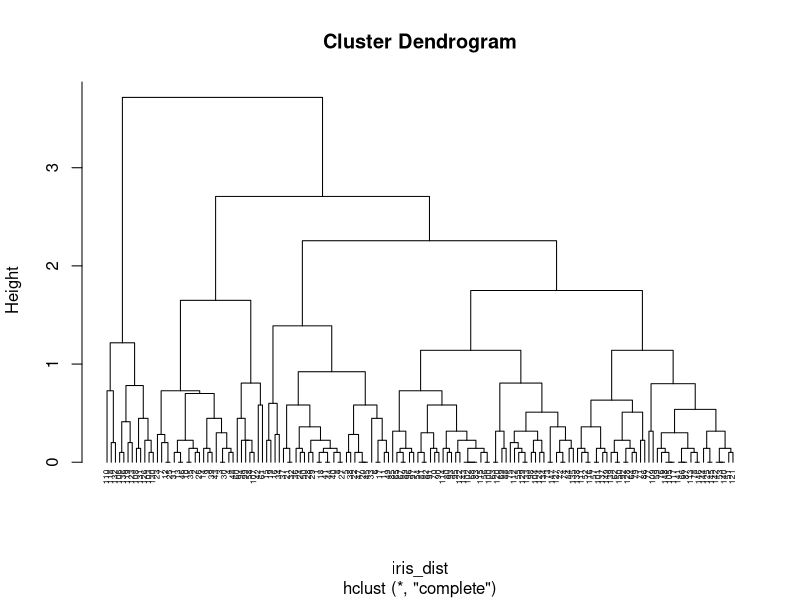
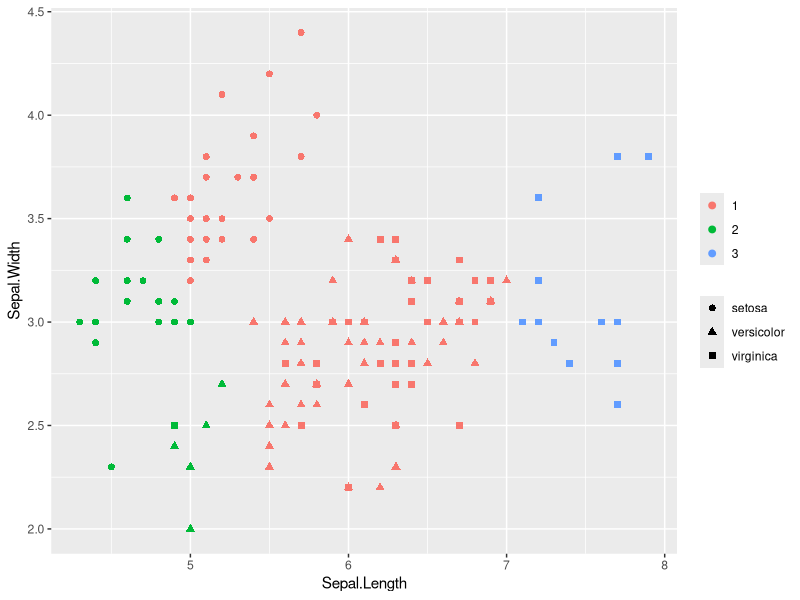
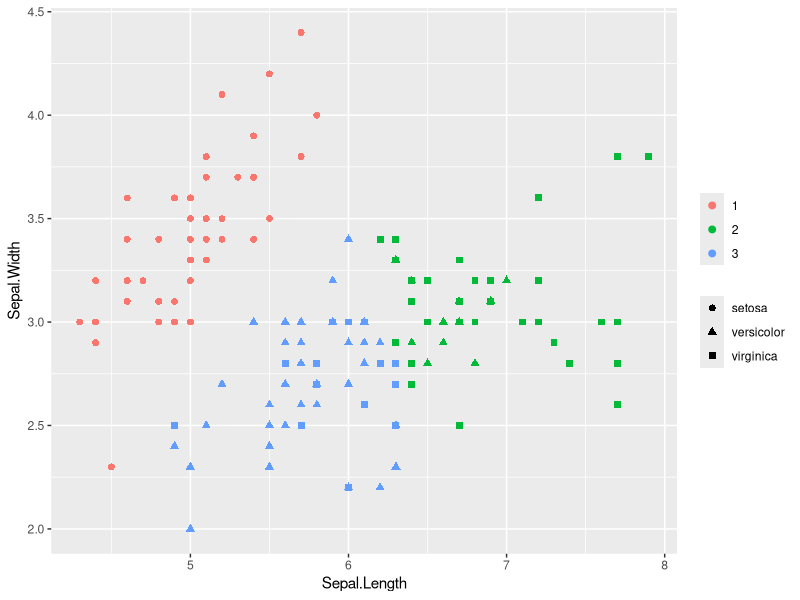
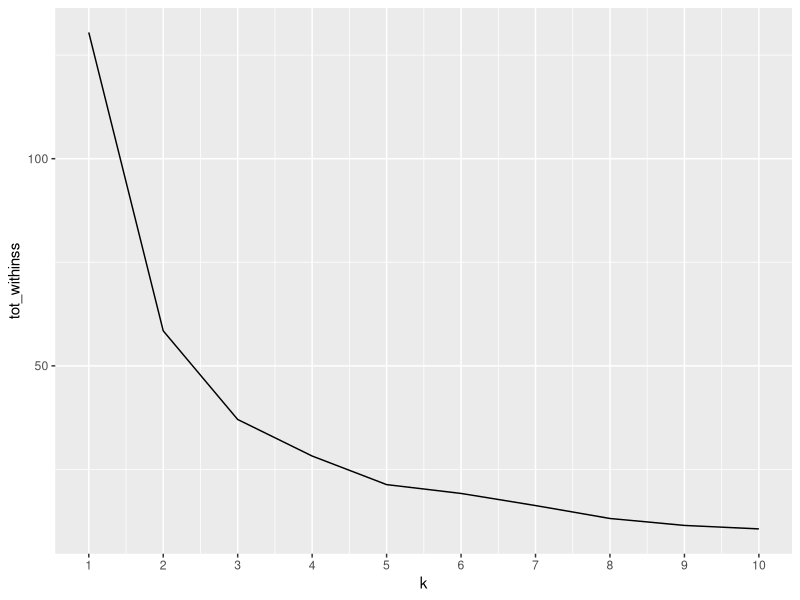
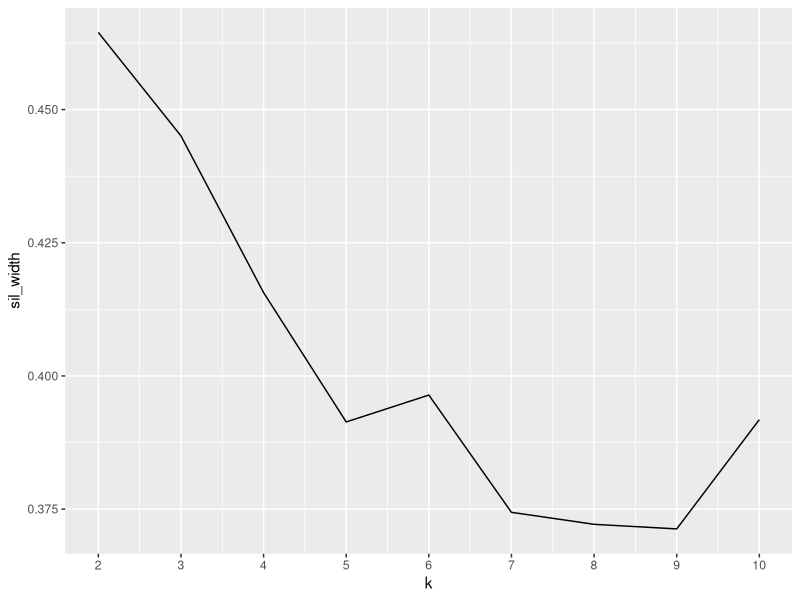
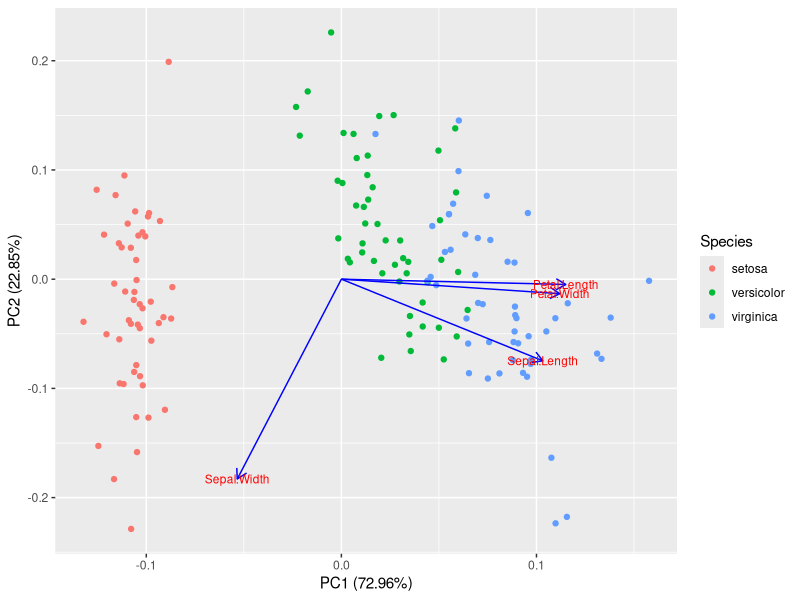
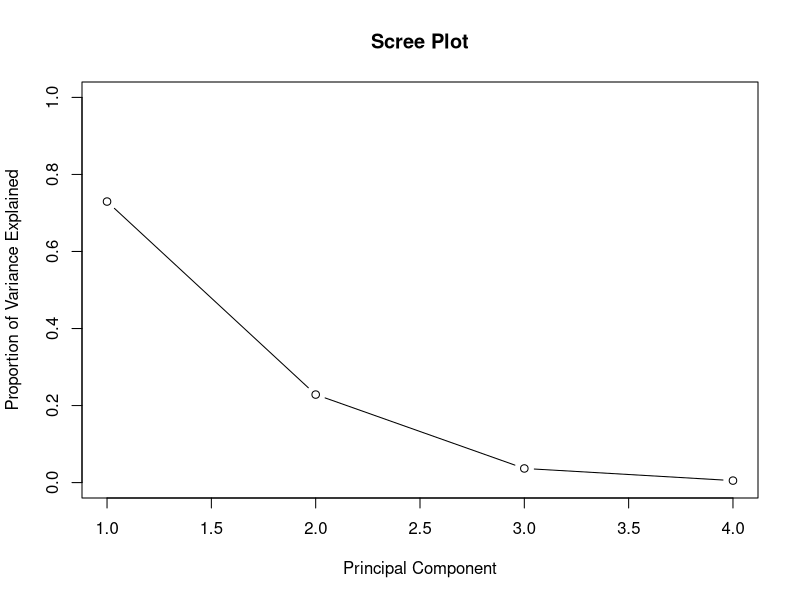
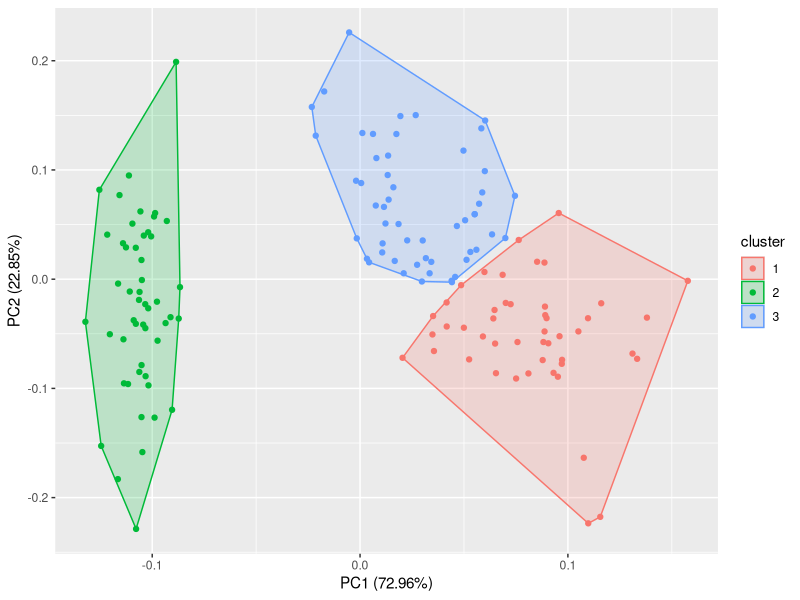

Source code (R) for these figures, in order:
## ---- chunk 1
points <- data.frame(x = c(1, 3, 7), y = c(4, 2, 8))
dist(points) # defaults to euclidean
dist(points, method = "manhattan")
## ---- chunk 2
height_weight <- data.frame(height = c(65, 68, 60), weight = c(140, 175, 115))
dist(height_weight)
## ---- chunk 3
height_weight_scaled <- scale(height_weight)
dist(height_weight_scaled)
## ---- chunk 4
college_gender <- data.frame(college = as.factor(c("ASC", "ASC", "BUS", "BUS", "BUS", "ENG")), gender = as.factor(c("female", "male", "male", "male", "female", "male")))
# install.packages('dummies')
# library(dummies)
# college_gender_dummy <- dummy.data.frame(college_gender)
# print(college_gender)
# print(college_gender_dummy)
## ---- chunk 5
# dist(college_gender_dummy, method = "binary")
## ---- chunk 6
head(iris)
iris_dist <- dist(iris[, 1:2]) # defaults to euclidean distance
clusters <- hclust(iris_dist) # defaults to complete linkage
plot(clusters, hang = -1, cex = 0.5)
## ---- chunk 7
iris$cluster <- cutree(clusters, k = 3)
library(ggplot2)
ggplot(iris, aes(Sepal.Length, Sepal.Width, color = as.factor(cluster), shape = Species)) +
  geom_point(size = 2) +
  theme(legend.title = element_blank())
## ---- chunk 8
model_km <- kmeans(iris[, 1:2], centers = 3)
iris$cluster <- model_km$cluster
library(ggplot2)
ggplot(iris, aes(Sepal.Length, Sepal.Width, color = as.factor(cluster), shape = Species)) +
  geom_point(size = 2) +
  theme(legend.title = element_blank())
## ---- chunk 9
library(purrr)
# Use map_dbl to run many models with varying value of k (centers)
tot_withinss <- map_dbl(1:10, function(k) {
  model <- kmeans(x = iris[, 1:2], centers = k)
  model$tot.withinss
})

# Generate a data frame containing both k and tot_withinss
elbow_df <- data.frame(
  k = 1:10,
  tot_withinss = tot_withinss
)

# Plot the elbow plot
ggplot(elbow_df, aes(x = k, y = tot_withinss)) +
  geom_line() +
  scale_x_continuous(breaks = 1:10)
## ---- chunk 10
library(cluster)
# Use map_dbl to run many models with varying value of k
sil_width <- map_dbl(2:10, function(k) {
  model <- kmeans(x = iris[, 1:2], centers = k)
  ss <- silhouette(model$cluster, dist(iris[, 1:2]))
  mean(ss[, 3]) # sil_width
})

# Generate a data frame containing both k and sil_width
sil_df <- data.frame(
  k = 2:10,
  sil_width = sil_width
)

# Plot the relationship between k and sil_width
ggplot(sil_df, aes(x = k, y = sil_width)) +
  geom_line() +
  scale_x_continuous(breaks = 2:10)
## ---- chunk 11
rm(iris)
pca.iris <- prcomp(x = iris[-5], scale = T, center = T)
summary(pca.iris)
## ---- chunk 12
pca.iris$rotation
## ---- chunk 13
library(ggfortify)
autoplot(pca.iris, data = iris, colour = "Species", loadings = TRUE, loadings.colour = "blue", loadings.label = TRUE, loadings.label.size = 3)
## ---- chunk 14
pca.iris.var <- pca.iris$sdev^2
pve <- pca.iris.var / sum(pca.iris.var) # proportion of variance explained
plot(pve, xlab = "Principal Component", ylab = "Proportion of Variance Explained", main = "Scree Plot", ylim = c(0, 1), type = "b")
## ---- chunk 15
library(ggfortify)
iris_scaled <- scale(iris[, -5]) # Scale data first for PCA
iris_scaled <- cbind(iris_scaled, iris[, 5])
autoplot(kmeans(iris_scaled[, -5], 3), data = iris_scaled, frame = T)
